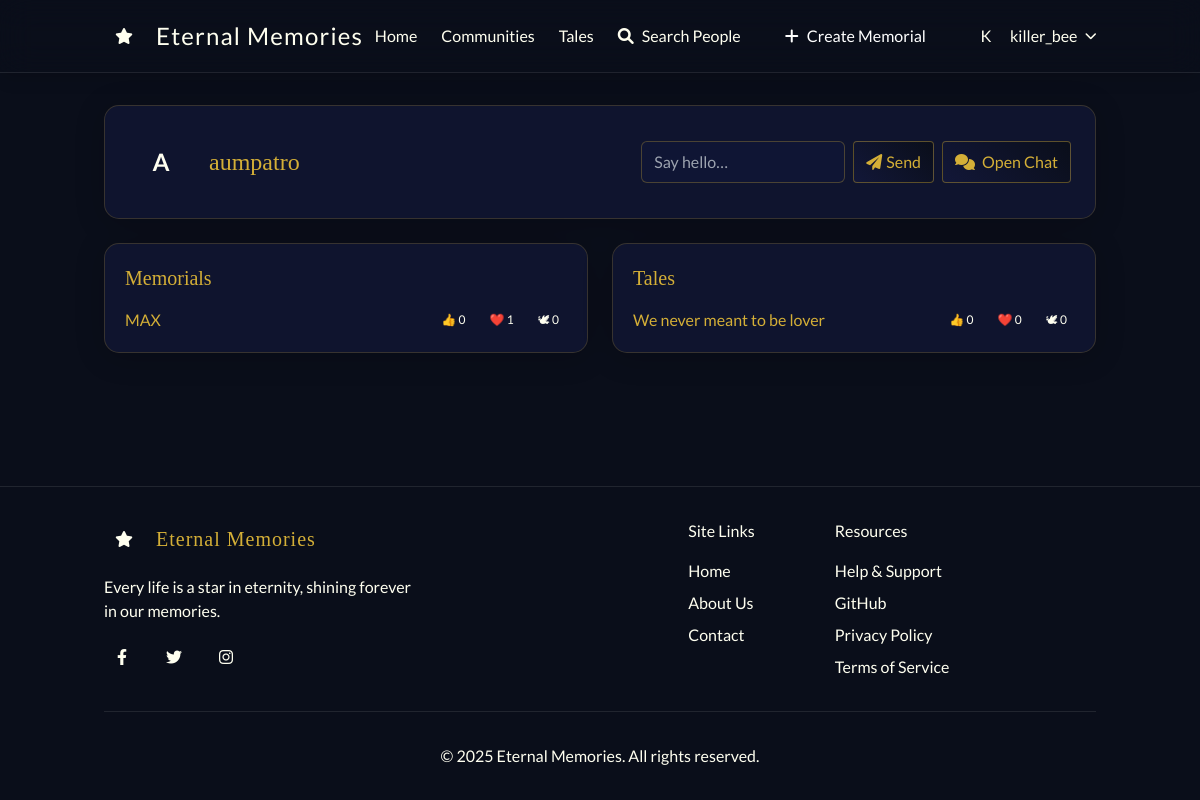
Before: /users/u/aumpatro/ (signed in) with the older database file.
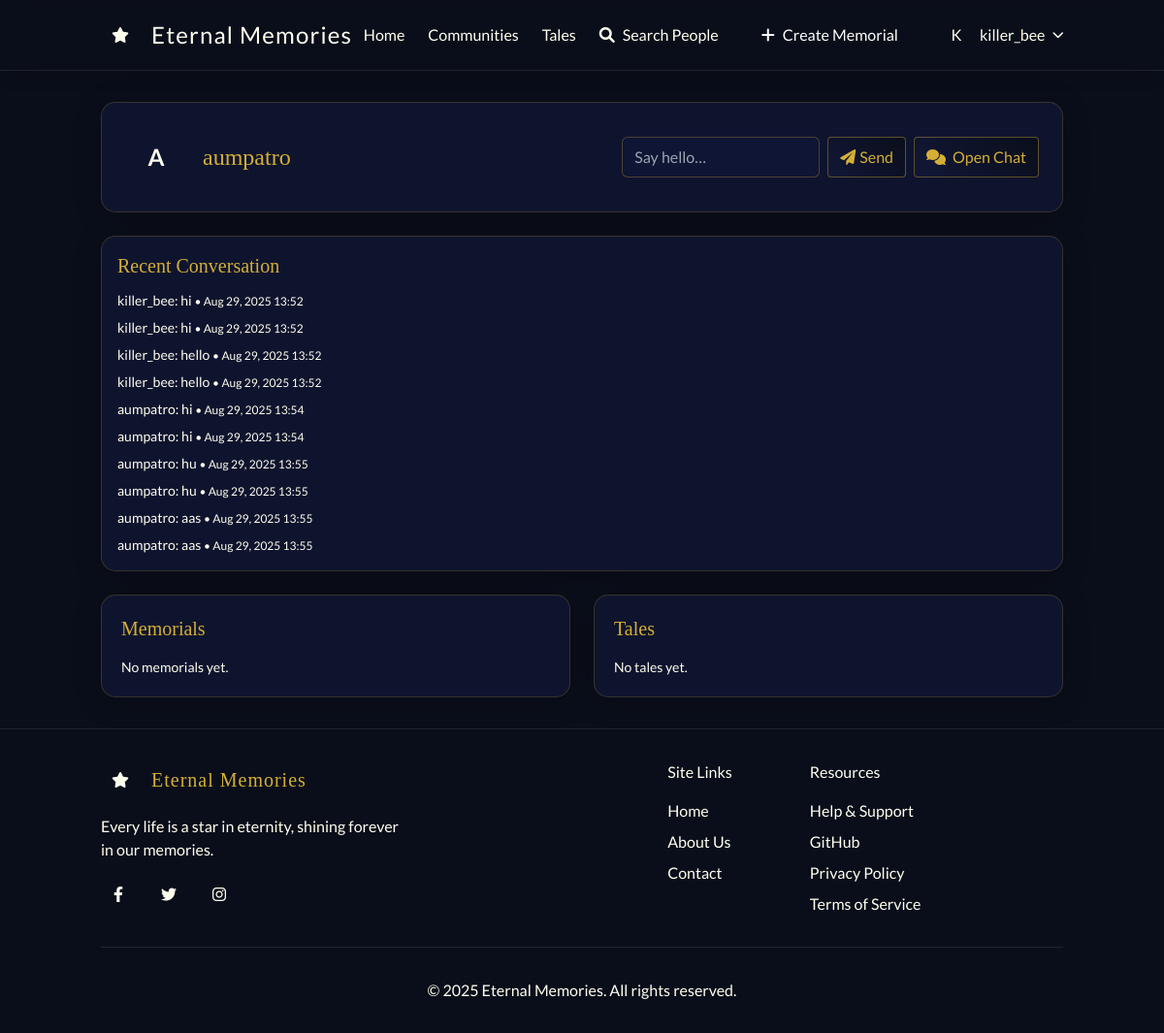
After: the same page with the newer database file.
### memorials/models.py (models this page shows, shortened)
class Memorial(models.Model):
    creator = models.ForeignKey(User, on_delete=models.CASCADE, related_name='created_memorials')
    name = models.CharField(max_length=255)
    date_of_birth = models.DateField(null=True, blank=True)
    date_of_passing = models.DateField(null=True, blank=True)
    biography = models.TextField()
    tribute = models.TextField(blank=True)
    image = models.ImageField(upload_to='memorial_images/', null=True, blank=True)
    is_ai_generated_image = models.BooleanField(default=False)
    created_at = models.DateTimeField(auto_now_add=True)
    updated_at = models.DateTimeField(auto_now=True)
    public_id = models.CharField(max_length=22, unique=True, db_index=True, blank=True)  # short UUID-like id

### tales/models.py (models this page shows, shortened)
class Tale(models.Model):
    author = models.ForeignKey(User, on_delete=models.CASCADE, related_name='tales')
    title = models.CharField(max_length=160)
    slug = models.SlugField(max_length=180, unique=True, blank=True)
    subtitle = models.CharField(max_length=200, blank=True)
    description = models.TextField(blank=True)
    is_public = models.BooleanField(default=True)
    created_at = models.DateTimeField(auto_now_add=True)

### users/models.py (models this page shows, shortened)
class DirectMessage(models.Model):
    sender = models.ForeignKey(User, on_delete=models.CASCADE, related_name='sent_messages')
    receiver = models.ForeignKey(User, on_delete=models.CASCADE, related_name='received_messages')
    content = models.TextField()
    created_at = models.DateTimeField(auto_now_add=True)
    is_read = models.BooleanField(default=False)
    class Meta:
        ordering = ['created_at']

### users/views.py (the view)
# urls.py: path('u/<str:username>/', views.profile_detail, name='profile'),  # NEW
def profile_detail(request, username):
    profile_user = User.objects.filter(username=username).first()
    if not profile_user:
        return render(request, 'users/profile_detail.html', {'not_found': True}, status=404)
    memorials = Memorial.objects.filter(creator=profile_user).select_related('creator')
    tales = Tale.objects.filter(author=profile_user)
    ct_mem = ContentType.objects.get_for_model(Memorial)
    mem_ids = list(memorials.values_list('id', flat=True))
    mem_reacts = (Reaction.objects.filter(content_type=ct_mem, object_id__in=mem_ids)
                  .values('object_id', 'reaction_type').annotate(c=Count('id')))
    mem_counts = {mid: {'like': 0, 'love': 0, 'support': 0} for mid in mem_ids}
    for r in mem_reacts:
        mem_counts[r['object_id']][r['reaction_type']] = r['c']
    user_mem_react = {}
    if request.user.is_authenticated and mem_ids:
        user_rs = Reaction.objects.filter(user=request.user, content_type=ct_mem, object_id__in=mem_ids)
        user_mem_react = {r.object_id: r.reaction_type for r in user_rs}
    ct_tale = ContentType.objects.get_for_model(Tale)
    tale_ids = list(tales.values_list('id', flat=True))
    tale_reacts = (Reaction.objects.filter(content_type=ct_tale, object_id__in=tale_ids)
                   .values('object_id', 'reaction_type').annotate(c=Count('id')))
    tale_counts = {tid: {'like': 0, 'love': 0, 'support': 0} for tid in tale_ids}
    for r in tale_reacts:
        tale_counts[r['object_id']][r['reaction_type']] = r['c']
    user_tale_react = {}
    if request.user.is_authenticated and tale_ids:
        user_rs = Reaction.objects.filter(user=request.user, content_type=ct_tale, object_id__in=tale_ids)
        user_tale_react = {r.object_id: r.reaction_type for r in user_rs}
    convo = []
    if request.user.is_authenticated and request.user != profile_user:
        convo = DirectMessage.objects.filter(
            Q(sender=request.user, receiver=profile_user) | Q(sender=profile_user, receiver=request.user)
        ).order_by('-created_at')[:20]
        convo = list(convo)[::-1]  # oldest first
    for m in memorials:
        c = mem_counts.get(m.id, {'like': 0, 'love': 0, 'support': 0})
        m.count_like = c.get('like', 0)
        m.count_love = c.get('love', 0)
        m.count_support = c.get('support', 0)
        m.my_react = user_mem_react.get(m.id)
    for t in tales:
        c = tale_counts.get(t.id, {'like': 0, 'love': 0, 'support': 0})
        t.count_like = c.get('like', 0)
        t.count_love = c.get('love', 0)
        t.count_support = c.get('support', 0)
        t.my_react = user_tale_react.get(t.id)
    ctx = {
        'profile_user': profile_user,
        'memorials': memorials,
        'tales': tales,
        'mem_counts': mem_counts,
        'user_mem_react': user_mem_react,
        'tale_counts': tale_counts,
        'user_tale_react': user_tale_react,
        'convo': convo,
    }
    return render(request, 'users/profile_detail.html', ctx)

### templates/users/profile_detail.html (shortened to what the changed rows need)
{% extends 'base.html' %}
{% block content %}
{% if not_found %}
  <div class="celestial-card p-6 text-center fade-in">User not found.</div>
{% else %}
<div class="fade-in space-y-6">
  <div class="celestial-card p-6 flex items-center gap-4">
    <div class="flex-1">
      <h1 class="text-2xl font-playfair text-soft-gold">{{ profile_user.profile.display_name|default:profile_user.username }}</h1>
    </div>
  </div>
  {% if user.is_authenticated and user != profile_user and convo %}
    <div class="celestial-card p-4">
      <h2 class="text-xl text-soft-gold mb-3">Recent Conversation</h2>
      <div id="dm-thread" class="space-y-2">
        {% for m in convo %}
          <div class="text-sm {% if m.sender_id == user.id %}text-ivory-white{% else %}text-faint-lavender{% endif %}">
            <span class="text-soft-gold">{{ m.sender.username }}</span>:
            {{ m.content }}
            <span class="text-xs text-faint-lavender">• {{ m.created_at|date:"M d, Y H:i" }}</span>
          </div>
        {% endfor %}
      </div>
    </div>
  {% endif %}
  <div class="grid grid-cols-1 md:grid-cols-2 gap-6">
    <section class="celestial-card p-5">
      <h2 class="text-xl text-soft-gold mb-4">Memorials</h2>
      {% if memorials %}
        <div class="space-y-3">
          {% for m in memorials %}
            <div class="flex items-center justify-between">
              <a href="{% url 'memorial_detail' m.pk %}" class="celestial-link">{{ m.name }}</a>
              <div class="flex items-center gap-2" data-type="memorial" data-id="{{ m.id }}">
                <button class="react-btn px-2 py-1 text-xs rounded {% if m.my_react == 'like' %}bg-white bg-opacity-10{% endif %}" data-reaction="like">
                  👍 <span class="rc"> {{ m.count_like }}</span>
                </button>
                <button class="react-btn px-2 py-1 text-xs rounded {% if m.my_react == 'love' %}bg-white bg-opacity-10{% endif %}" data-reaction="love">
                  ❤️ <span class="rc"> {{ m.count_love }}</span>
                </button>
                <button class="react-btn px-2 py-1 text-xs rounded {% if m.my_react == 'support' %}bg-white bg-opacity-10{% endif %}" data-reaction="support">
                  🕊 <span class="rc"> {{ m.count_support }}</span>
                </button>
              </div>
            </div>
          {% endfor %}
        </div>
      {% else %}
        <p class="text-faint-lavender text-sm">No memorials yet.</p>
      {% endif %}
    </section>
    <section class="celestial-card p-5">
      <h2 class="text-xl text-soft-gold mb-4">Tales</h2>
      {% if tales %}
        <div class="space-y-3">
          {% for t in tales %}
            <div class="flex items-center justify-between">
              <a href="{% url 'tales:detail' slug=t.slug %}" class="celestial-link">{{ t.title }}</a>
              <div class="flex items-center gap-2" data-type="tale" data-id="{{ t.id }}">
                <button class="react-btn px-2 py-1 text-xs rounded {% if t.my_react == 'like' %}bg-white bg-opacity-10{% endif %}" data-reaction="like">
                  👍 <span class="rc"> {{ t.count_like }}</span>
                </button>
                <button class="react-btn px-2 py-1 text-xs rounded {% if t.my_react == 'love' %}bg-white bg-opacity-10{% endif %}" data-reaction="love">
                  ❤️ <span class="rc"> {{ t.count_love }}</span>
                </button>
                <button class="react-btn px-2 py-1 text-xs rounded {% if t.my_react == 'support' %}bg-white bg-opacity-10{% endif %}" data-reaction="support">
                  🕊 <span class="rc"> {{ t.count_support }}</span>
                </button>
              </div>
            </div>
          {% endfor %}
        </div>
      {% else %}
        <p class="text-faint-lavender text-sm">No tales yet.</p>
      {% endif %}
    </section>
  </div>
</div>
{% endif %}
{% endblock %}

Changed rows visible on the page:
removed Memorial: name "MAX", count_like "0", count_love "1", count_support "0"
removed Tale: title "We never meant to be lover", count_like "0", count_love "0", count_support "0"
added DirectMessage: sender.username "killer_bee", content "hi", created_at "Aug 29, 2025 13:52"
added DirectMessage: sender.username "killer_bee", content "hi", created_at "Aug 29, 2025 13:52"
added DirectMessage: sender.username "killer_bee", content "hello", created_at "Aug 29, 2025 13:52"
added DirectMessage: sender.username "killer_bee", content "hello", created_at "Aug 29, 2025 13:52"
added DirectMessage: sender.username "aumpatro", content "hi", created_at "Aug 29, 2025 13:54"
added DirectMessage: sender.username "aumpatro", content "hi", created_at "Aug 29, 2025 13:54"
added DirectMessage: sender.username "aumpatro", content "hu", created_at "Aug 29, 2025 13:55"
added DirectMessage: sender.username "aumpatro", content "hu", created_at "Aug 29, 2025 13:55"
added DirectMessage: sender.username "aumpatro", content "aas", created_at "Aug 29, 2025 13:55"
added DirectMessage: sender.username "aumpatro", content "aas", created_at "Aug 29, 2025 13:55"
Other visible differences:
text now shown: "Recent Conversation No memorials yet. No tales yet."
